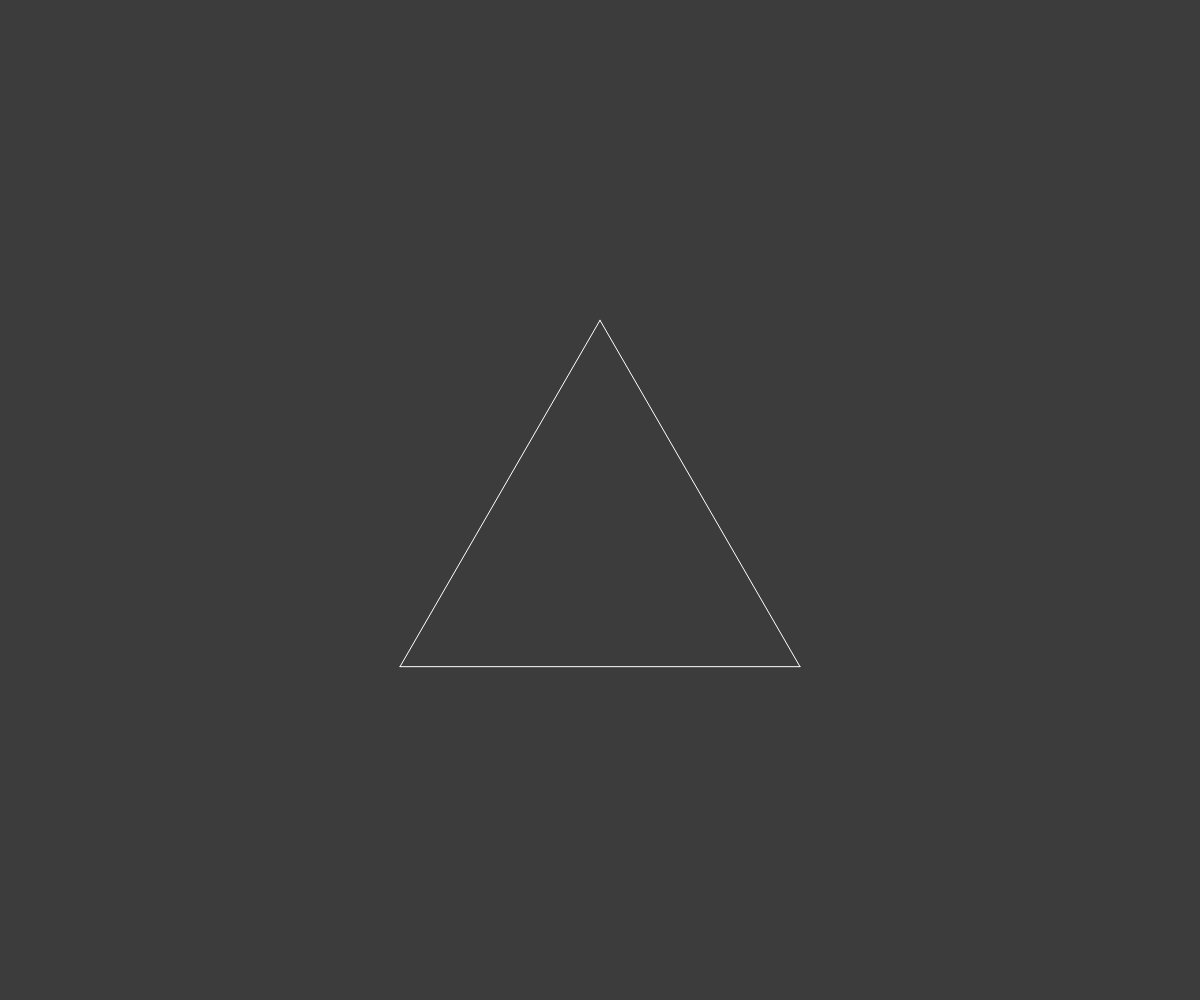
Frame 1 (no input)
Frame 60 (no input): identical to frame 1, image omitted
Frame 120 (the mouse pressed at the canvas centre since frame 60): identical to frame 1, image omitted

The p5.js sketch that drew this single still picture (run headless with seeded random() and noise() and a simulated clock; from frame 60 on, the mouse is pressed at the canvas centre):

// p5.js sketch
// ── sketch.js
let lines;
let len;

function setup() {
  let cnv = createCanvas(windowWidth, windowHeight);
  len = windowWidth/3;
  lines = [];
  lines.push(new Side(new Point(windowWidth/3+len, windowHeight/3*2), new Point(windowWidth/3, windowHeight/3*2)));
  lines.push(new Side(lines[0].p2, new Point(lines[0].p2.x+lines[0].length/2, lines[0].p2.y - Math.sqrt(Math.pow(lines[0].length, 2) - Math.pow(lines[0].length/2, 2)))));
  lines.push(new Side(lines[1].p2, lines[0].p1));

  cnv.mouseClicked(step);
}

function draw() {
  background(60);
  stroke(255);
  lines.forEach(
    l => l.show()
    );
}

function step() {
  let newLines = [];

  lines.forEach(l => {
    let pt1 = new Point(l.p1.x+(l.p2.x-l.p1.x)/3,l.p1.y+(l.p2.y-l.p1.y)/3);
    let pt2 = new Point(l.p1.x+(l.p2.x-l.p1.x)/3*2,l.p1.y+(l.p2.y-l.p1.y)/3*2);
    let pt3 = new Point(((pt1.x+pt2.x) + Math.sqrt(3)*(pt2.y-pt1.y))/2,((pt2.y+pt1.y)+Math.sqrt(3)*(pt1.x-pt2.x))/2);
    newLines.push(new Side(l.p1, pt1));
    newLines.push(new Side(pt2, l.p2));
    newLines.push(new Side(pt1,pt3));
    newLines.push(new Side(pt3,pt2));
  });

  lines = newLines;
}

function Point(x, y) {
  this.x = x;
  this.y = y;
}

function Side(p1, p2) {
  this.p1 = p1;
  this.p2 = p2;
  this.length = Math.sqrt(Math.pow(Math.abs(p1.x-p2.x),2) + Math.pow(Math.abs(p1.y-p2.y), 2));

  this.show = () => {
    line(p1.x, p1.y, p2.x, p2.y);
  }
}
